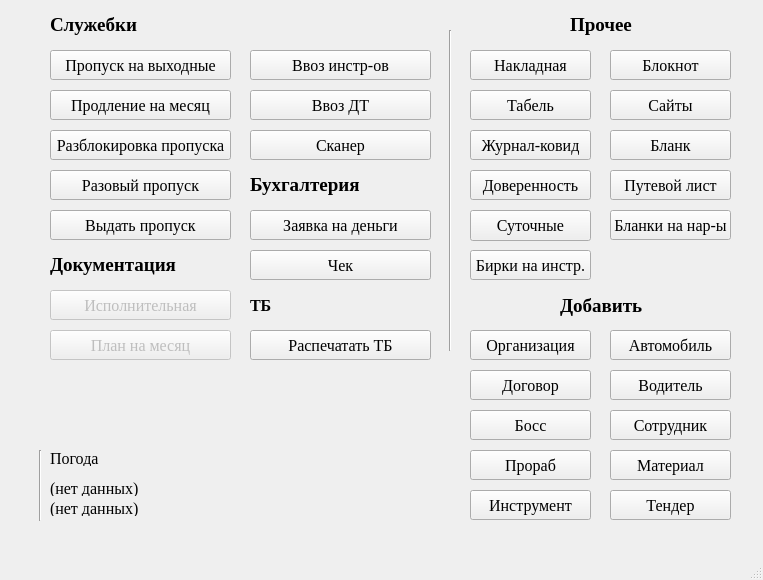
<?xml version="1.0" encoding="UTF-8"?>
<ui version="4.0">
 <class>ui_main_menu</class>
 <widget class="QMainWindow" name="ui_main_menu">
  <property name="geometry">
   <rect>
    <x>0</x>
    <y>0</y>
    <width>763</width>
    <height>580</height>
   </rect>
  </property>
  <property name="windowTitle">
   <string>MainWindow</string>
  </property>
  <widget class="QWidget" name="centralwidget">
   <widget class="QPushButton" name="b_attorney">
    <property name="geometry">
     <rect>
      <x>470</x>
      <y>170</y>
      <width>121</width>
      <height>30</height>
     </rect>
    </property>
    <property name="font">
     <font>
      <family>Times New Roman</family>
      <pointsize>12</pointsize>
     </font>
    </property>
    <property name="text">
     <string>Доверенность</string>
    </property>
   </widget>
   <widget class="QPushButton" name="b_invoice">
    <property name="geometry">
     <rect>
      <x>470</x>
      <y>50</y>
      <width>121</width>
      <height>30</height>
     </rect>
    </property>
    <property name="font">
     <font>
      <family>Times New Roman</family>
      <pointsize>12</pointsize>
     </font>
    </property>
    <property name="text">
     <string>Накладная</string>
    </property>
   </widget>
   <widget class="QPushButton" name="b_journal">
    <property name="geometry">
     <rect>
      <x>470</x>
      <y>130</y>
      <width>121</width>
      <height>30</height>
     </rect>
    </property>
    <property name="font">
     <font>
      <family>Times New Roman</family>
      <pointsize>12</pointsize>
     </font>
    </property>
    <property name="text">
     <string>Журнал-ковид</string>
    </property>
   </widget>
   <widget class="QPushButton" name="b_tabel">
    <property name="geometry">
     <rect>
      <x>470</x>
      <y>90</y>
      <width>121</width>
      <height>30</height>
     </rect>
    </property>
    <property name="font">
     <font>
      <family>Times New Roman</family>
      <pointsize>12</pointsize>
     </font>
    </property>
    <property name="text">
     <string>Табель</string>
    </property>
   </widget>
   <widget class="Line" name="ui_line">
    <property name="geometry">
     <rect>
      <x>440</x>
      <y>30</y>
      <width>20</width>
      <height>321</height>
     </rect>
    </property>
    <property name="font">
     <font>
      <family>Times New Roman</family>
      <pointsize>12</pointsize>
     </font>
    </property>
    <property name="orientation">
     <enum>Qt::Vertical</enum>
    </property>
   </widget>
   <widget class="QPushButton" name="b_new_company">
    <property name="geometry">
     <rect>
      <x>470</x>
      <y>330</y>
      <width>121</width>
      <height>30</height>
     </rect>
    </property>
    <property name="font">
     <font>
      <family>Times New Roman</family>
      <pointsize>12</pointsize>
     </font>
    </property>
    <property name="text">
     <string>Организация</string>
    </property>
   </widget>
   <widget class="QPushButton" name="b_new_person">
    <property name="geometry">
     <rect>
      <x>610</x>
      <y>410</y>
      <width>121</width>
      <height>30</height>
     </rect>
    </property>
    <property name="font">
     <font>
      <family>Times New Roman</family>
      <pointsize>12</pointsize>
     </font>
    </property>
    <property name="text">
     <string>Сотрудник</string>
    </property>
   </widget>
   <widget class="QLabel" name="ui_l_fast">
    <property name="geometry">
     <rect>
      <x>570</x>
      <y>10</y>
      <width>101</width>
      <height>30</height>
     </rect>
    </property>
    <property name="font">
     <font>
      <family>Times New Roman</family>
      <pointsize>14</pointsize>
      <bold>true</bold>
     </font>
    </property>
    <property name="text">
     <string>Прочее</string>
    </property>
   </widget>
   <widget class="QPushButton" name="b_act">
    <property name="enabled">
     <bool>false</bool>
    </property>
    <property name="geometry">
     <rect>
      <x>50</x>
      <y>290</y>
      <width>181</width>
      <height>30</height>
     </rect>
    </property>
    <property name="font">
     <font>
      <family>Times New Roman</family>
      <pointsize>12</pointsize>
     </font>
    </property>
    <property name="text">
     <string>Исполнительная</string>
    </property>
   </widget>
   <widget class="QPushButton" name="b_pass_month">
    <property name="geometry">
     <rect>
      <x>50</x>
      <y>90</y>
      <width>181</width>
      <height>30</height>
     </rect>
    </property>
    <property name="font">
     <font>
      <family>Times New Roman</family>
      <pointsize>12</pointsize>
     </font>
    </property>
    <property name="text">
     <string>Продление на месяц</string>
    </property>
   </widget>
   <widget class="QPushButton" name="b_pass_week">
    <property name="geometry">
     <rect>
      <x>50</x>
      <y>50</y>
      <width>181</width>
      <height>30</height>
     </rect>
    </property>
    <property name="font">
     <font>
      <family>Times New Roman</family>
      <pointsize>12</pointsize>
     </font>
    </property>
    <property name="text">
     <string>Пропуск на выходные</string>
    </property>
   </widget>
   <widget class="QPushButton" name="b_pass_unlock">
    <property name="geometry">
     <rect>
      <x>50</x>
      <y>130</y>
      <width>181</width>
      <height>30</height>
     </rect>
    </property>
    <property name="font">
     <font>
      <family>Times New Roman</family>
      <pointsize>12</pointsize>
     </font>
    </property>
    <property name="text">
     <string>Разблокировка пропуска</string>
    </property>
   </widget>
   <widget class="QPushButton" name="b_new_material">
    <property name="geometry">
     <rect>
      <x>610</x>
      <y>450</y>
      <width>121</width>
      <height>30</height>
     </rect>
    </property>
    <property name="font">
     <font>
      <family>Times New Roman</family>
      <pointsize>12</pointsize>
     </font>
    </property>
    <property name="text">
     <string>Материал</string>
    </property>
   </widget>
   <widget class="QPushButton" name="b_get_money">
    <property name="enabled">
     <bool>true</bool>
    </property>
    <property name="geometry">
     <rect>
      <x>250</x>
      <y>210</y>
      <width>181</width>
      <height>30</height>
     </rect>
    </property>
    <property name="font">
     <font>
      <family>Times New Roman</family>
      <pointsize>12</pointsize>
     </font>
    </property>
    <property name="text">
     <string>Заявка на деньги</string>
    </property>
   </widget>
   <widget class="QLabel" name="ui_l_pass">
    <property name="geometry">
     <rect>
      <x>50</x>
      <y>10</y>
      <width>101</width>
      <height>30</height>
     </rect>
    </property>
    <property name="font">
     <font>
      <family>Times New Roman</family>
      <pointsize>14</pointsize>
      <bold>true</bold>
     </font>
    </property>
    <property name="text">
     <string>Служебки</string>
    </property>
   </widget>
   <widget class="QLabel" name="ui_l_doc">
    <property name="geometry">
     <rect>
      <x>50</x>
      <y>250</y>
      <width>151</width>
      <height>30</height>
     </rect>
    </property>
    <property name="font">
     <font>
      <family>Times New Roman</family>
      <pointsize>14</pointsize>
      <bold>true</bold>
     </font>
    </property>
    <property name="text">
     <string>Документация</string>
    </property>
   </widget>
   <widget class="QLabel" name="ui_l_accounting">
    <property name="geometry">
     <rect>
      <x>250</x>
      <y>170</y>
      <width>121</width>
      <height>30</height>
     </rect>
    </property>
    <property name="font">
     <font>
      <family>Times New Roman</family>
      <pointsize>14</pointsize>
      <bold>true</bold>
     </font>
    </property>
    <property name="text">
     <string>Бухгалтерия</string>
    </property>
   </widget>
   <widget class="QLabel" name="ui_l_SP">
    <property name="geometry">
     <rect>
      <x>250</x>
      <y>290</y>
      <width>91</width>
      <height>30</height>
     </rect>
    </property>
    <property name="font">
     <font>
      <family>Times New Roman</family>
      <pointsize>12</pointsize>
      <bold>true</bold>
     </font>
    </property>
    <property name="text">
     <string>ТБ</string>
    </property>
   </widget>
   <widget class="QPushButton" name="b_pass_drive">
    <property name="geometry">
     <rect>
      <x>50</x>
      <y>170</y>
      <width>181</width>
      <height>30</height>
     </rect>
    </property>
    <property name="font">
     <font>
      <family>Times New Roman</family>
      <pointsize>12</pointsize>
     </font>
    </property>
    <property name="text">
     <string>Разовый пропуск</string>
    </property>
   </widget>
   <widget class="QPushButton" name="b_pass_issue">
    <property name="geometry">
     <rect>
      <x>50</x>
      <y>210</y>
      <width>181</width>
      <height>30</height>
     </rect>
    </property>
    <property name="font">
     <font>
      <family>Times New Roman</family>
      <pointsize>12</pointsize>
     </font>
    </property>
    <property name="text">
     <string>Выдать пропуск</string>
    </property>
   </widget>
   <widget class="QPushButton" name="b_pdf_check">
    <property name="enabled">
     <bool>true</bool>
    </property>
    <property name="geometry">
     <rect>
      <x>250</x>
      <y>130</y>
      <width>181</width>
      <height>30</height>
     </rect>
    </property>
    <property name="font">
     <font>
      <family>Times New Roman</family>
      <pointsize>12</pointsize>
     </font>
    </property>
    <property name="text">
     <string>Сканер</string>
    </property>
   </widget>
   <widget class="QPushButton" name="b_new_boss">
    <property name="geometry">
     <rect>
      <x>470</x>
      <y>410</y>
      <width>121</width>
      <height>30</height>
     </rect>
    </property>
    <property name="font">
     <font>
      <family>Times New Roman</family>
      <pointsize>12</pointsize>
     </font>
    </property>
    <property name="text">
     <string>Босс</string>
    </property>
   </widget>
   <widget class="QPushButton" name="b_notepad">
    <property name="geometry">
     <rect>
      <x>610</x>
      <y>50</y>
      <width>121</width>
      <height>30</height>
     </rect>
    </property>
    <property name="font">
     <font>
      <family>Times New Roman</family>
      <pointsize>12</pointsize>
     </font>
    </property>
    <property name="text">
     <string>Блокнот</string>
    </property>
   </widget>
   <widget class="QPushButton" name="b_new_build">
    <property name="geometry">
     <rect>
      <x>470</x>
      <y>370</y>
      <width>121</width>
      <height>30</height>
     </rect>
    </property>
    <property name="font">
     <font>
      <family>Times New Roman</family>
      <pointsize>12</pointsize>
     </font>
    </property>
    <property name="text">
     <string>Договор</string>
    </property>
   </widget>
   <widget class="QPushButton" name="b_new_itr">
    <property name="geometry">
     <rect>
      <x>470</x>
      <y>450</y>
      <width>121</width>
      <height>30</height>
     </rect>
    </property>
    <property name="font">
     <font>
      <family>Times New Roman</family>
      <pointsize>12</pointsize>
     </font>
    </property>
    <property name="text">
     <string>Прораб</string>
    </property>
   </widget>
   <widget class="QPushButton" name="b_music">
    <property name="geometry">
     <rect>
      <x>610</x>
      <y>90</y>
      <width>121</width>
      <height>30</height>
     </rect>
    </property>
    <property name="font">
     <font>
      <family>Times New Roman</family>
      <pointsize>12</pointsize>
     </font>
    </property>
    <property name="text">
     <string>Сайты</string>
    </property>
   </widget>
   <widget class="QPushButton" name="b_new_auto">
    <property name="geometry">
     <rect>
      <x>610</x>
      <y>330</y>
      <width>121</width>
      <height>30</height>
     </rect>
    </property>
    <property name="font">
     <font>
      <family>Times New Roman</family>
      <pointsize>12</pointsize>
     </font>
    </property>
    <property name="text">
     <string>Автомобиль</string>
    </property>
   </widget>
   <widget class="QPushButton" name="b_new_driver">
    <property name="geometry">
     <rect>
      <x>610</x>
      <y>370</y>
      <width>121</width>
      <height>30</height>
     </rect>
    </property>
    <property name="font">
     <font>
      <family>Times New Roman</family>
      <pointsize>12</pointsize>
     </font>
    </property>
    <property name="text">
     <string>Водитель</string>
    </property>
   </widget>
   <widget class="QPushButton" name="b_tb">
    <property name="enabled">
     <bool>true</bool>
    </property>
    <property name="geometry">
     <rect>
      <x>250</x>
      <y>330</y>
      <width>181</width>
      <height>30</height>
     </rect>
    </property>
    <property name="font">
     <font>
      <family>Times New Roman</family>
      <pointsize>12</pointsize>
     </font>
    </property>
    <property name="text">
     <string>Распечатать ТБ</string>
    </property>
   </widget>
   <widget class="QLabel" name="l_weather">
    <property name="geometry">
     <rect>
      <x>50</x>
      <y>480</y>
      <width>221</width>
      <height>16</height>
     </rect>
    </property>
    <property name="font">
     <font>
      <family>Times New Roman</family>
      <pointsize>12</pointsize>
     </font>
    </property>
    <property name="text">
     <string>(нет данных)</string>
    </property>
   </widget>
   <widget class="QLabel" name="l_temp">
    <property name="geometry">
     <rect>
      <x>50</x>
      <y>500</y>
      <width>181</width>
      <height>16</height>
     </rect>
    </property>
    <property name="font">
     <font>
      <family>Times New Roman</family>
      <pointsize>12</pointsize>
     </font>
    </property>
    <property name="text">
     <string>(нет данных)</string>
    </property>
   </widget>
   <widget class="Line" name="line">
    <property name="geometry">
     <rect>
      <x>30</x>
      <y>450</y>
      <width>20</width>
      <height>71</height>
     </rect>
    </property>
    <property name="font">
     <font>
      <family>Times New Roman</family>
     </font>
    </property>
    <property name="orientation">
     <enum>Qt::Vertical</enum>
    </property>
   </widget>
   <widget class="QPushButton" name="b_new_bill">
    <property name="geometry">
     <rect>
      <x>250</x>
      <y>250</y>
      <width>181</width>
      <height>30</height>
     </rect>
    </property>
    <property name="font">
     <font>
      <family>Times New Roman</family>
      <pointsize>12</pointsize>
     </font>
    </property>
    <property name="text">
     <string>Чек</string>
    </property>
   </widget>
   <widget class="QPushButton" name="b_empty">
    <property name="geometry">
     <rect>
      <x>610</x>
      <y>130</y>
      <width>121</width>
      <height>30</height>
     </rect>
    </property>
    <property name="font">
     <font>
      <family>Times New Roman</family>
      <pointsize>12</pointsize>
     </font>
    </property>
    <property name="text">
     <string>Бланк</string>
    </property>
   </widget>
   <widget class="QLabel" name="label">
    <property name="geometry">
     <rect>
      <x>560</x>
      <y>290</y>
      <width>91</width>
      <height>31</height>
     </rect>
    </property>
    <property name="font">
     <font>
      <family>Times New Roman</family>
      <pointsize>14</pointsize>
      <bold>true</bold>
     </font>
    </property>
    <property name="text">
     <string>Добавить</string>
    </property>
   </widget>
   <widget class="QLabel" name="label_2">
    <property name="geometry">
     <rect>
      <x>50</x>
      <y>450</y>
      <width>61</width>
      <height>16</height>
     </rect>
    </property>
    <property name="font">
     <font>
      <family>Times New Roman</family>
      <pointsize>12</pointsize>
     </font>
    </property>
    <property name="text">
     <string>Погода</string>
    </property>
   </widget>
   <widget class="QPushButton" name="b_plan">
    <property name="enabled">
     <bool>false</bool>
    </property>
    <property name="geometry">
     <rect>
      <x>50</x>
      <y>330</y>
      <width>181</width>
      <height>30</height>
     </rect>
    </property>
    <property name="font">
     <font>
      <family>Times New Roman</family>
      <pointsize>12</pointsize>
     </font>
    </property>
    <property name="text">
     <string>План на месяц</string>
    </property>
   </widget>
   <widget class="QPushButton" name="b_travel">
    <property name="geometry">
     <rect>
      <x>610</x>
      <y>170</y>
      <width>121</width>
      <height>30</height>
     </rect>
    </property>
    <property name="font">
     <font>
      <family>Times New Roman</family>
      <pointsize>12</pointsize>
     </font>
    </property>
    <property name="text">
     <string>Путевой лист</string>
    </property>
   </widget>
   <widget class="QPushButton" name="b_tender">
    <property name="enabled">
     <bool>true</bool>
    </property>
    <property name="geometry">
     <rect>
      <x>610</x>
      <y>490</y>
      <width>121</width>
      <height>30</height>
     </rect>
    </property>
    <property name="font">
     <font>
      <family>Times New Roman</family>
      <pointsize>12</pointsize>
     </font>
    </property>
    <property name="text">
     <string>Тендер</string>
    </property>
   </widget>
   <widget class="QPushButton" name="b_days">
    <property name="geometry">
     <rect>
      <x>470</x>
      <y>210</y>
      <width>121</width>
      <height>31</height>
     </rect>
    </property>
    <property name="font">
     <font>
      <family>Times New Roman</family>
      <pointsize>12</pointsize>
     </font>
    </property>
    <property name="text">
     <string>Суточные</string>
    </property>
   </widget>
   <widget class="QPushButton" name="b_tools">
    <property name="enabled">
     <bool>true</bool>
    </property>
    <property name="geometry">
     <rect>
      <x>250</x>
      <y>50</y>
      <width>181</width>
      <height>30</height>
     </rect>
    </property>
    <property name="font">
     <font>
      <family>Times New Roman</family>
      <pointsize>12</pointsize>
     </font>
    </property>
    <property name="text">
     <string>Ввоз инстр-ов</string>
    </property>
   </widget>
   <widget class="QPushButton" name="b_dt">
    <property name="geometry">
     <rect>
      <x>250</x>
      <y>90</y>
      <width>181</width>
      <height>30</height>
     </rect>
    </property>
    <property name="font">
     <font>
      <family>Times New Roman</family>
      <pointsize>12</pointsize>
     </font>
    </property>
    <property name="text">
     <string>Ввоз ДТ</string>
    </property>
   </widget>
   <widget class="QPushButton" name="b_birki">
    <property name="geometry">
     <rect>
      <x>470</x>
      <y>250</y>
      <width>121</width>
      <height>30</height>
     </rect>
    </property>
    <property name="font">
     <font>
      <family>Times New Roman</family>
      <pointsize>12</pointsize>
     </font>
    </property>
    <property name="text">
     <string>Бирки на инстр.</string>
    </property>
   </widget>
   <widget class="QPushButton" name="b_some">
    <property name="geometry">
     <rect>
      <x>610</x>
      <y>210</y>
      <width>121</width>
      <height>30</height>
     </rect>
    </property>
    <property name="font">
     <font>
      <family>Times New Roman</family>
      <pointsize>12</pointsize>
     </font>
    </property>
    <property name="text">
     <string>Бланки на нар-ы</string>
    </property>
   </widget>
   <widget class="QPushButton" name="b_new_tool">
    <property name="geometry">
     <rect>
      <x>470</x>
      <y>490</y>
      <width>121</width>
      <height>30</height>
     </rect>
    </property>
    <property name="font">
     <font>
      <family>Times New Roman</family>
      <pointsize>12</pointsize>
     </font>
    </property>
    <property name="text">
     <string>Инструмент</string>
    </property>
   </widget>
  </widget>
  <widget class="QStatusBar" name="statusbar"/>
  <widget class="QMenuBar" name="menu">
   <property name="geometry">
    <rect>
     <x>0</x>
     <y>0</y>
     <width>763</width>
     <height>22</height>
    </rect>
   </property>
  </widget>
  <action name="btn_settings">
   <property name="text">
    <string>Настройки</string>
   </property>
  </action>
  <action name="btn_about">
   <property name="text">
    <string>О программе</string>
   </property>
  </action>
  <action name="action">
   <property name="text">
    <string>Новый объект</string>
   </property>
  </action>
  <action name="a_add_company">
   <property name="text">
    <string>Добавить исполнителя</string>
   </property>
  </action>
  <action name="a_add_order">
   <property name="text">
    <string>Добавить заказчика</string>
   </property>
  </action>
  <action name="a_add_workers">
   <property name="text">
    <string>Добавить рабочих</string>
   </property>
  </action>
  <action name="a_add_bosses">
   <property name="text">
    <string>Добавить боссов</string>
   </property>
  </action>
  <action name="a_add_bosses_post">
   <property name="text">
    <string>Добавить почты боссов</string>
   </property>
  </action>
  <action name="action_7">
   <property name="text">
    <string>Добавить новый объект</string>
   </property>
  </action>
  <action name="action_8">
   <property name="text">
    <string>Включить уведомления</string>
   </property>
  </action>
  <action name="action_2">
   <property name="text">
    <string>Добавить машину</string>
   </property>
  </action>
  <action name="settings">
   <property name="text">
    <string>Настройки</string>
   </property>
  </action>
  <action name="action_3">
   <property name="text">
    <string>выав</string>
   </property>
  </action>
 </widget>
 <resources/>
 <connections/>
</ui>
